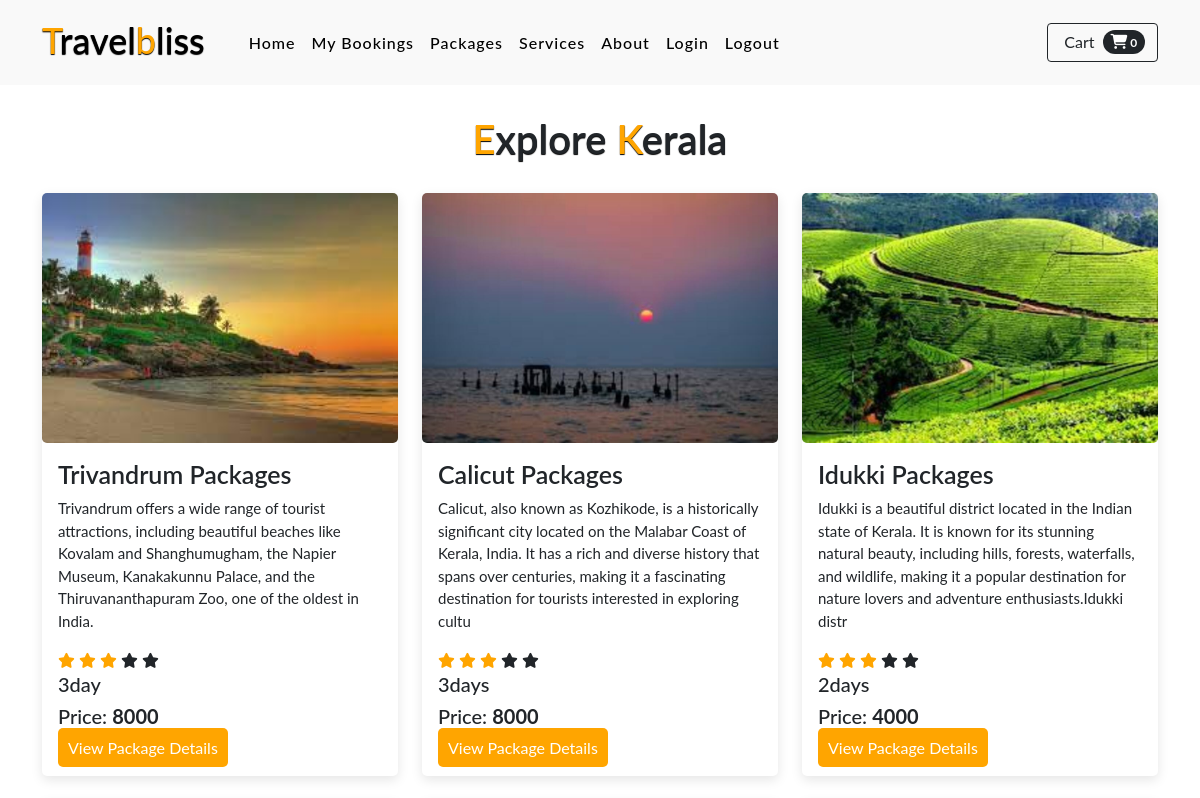
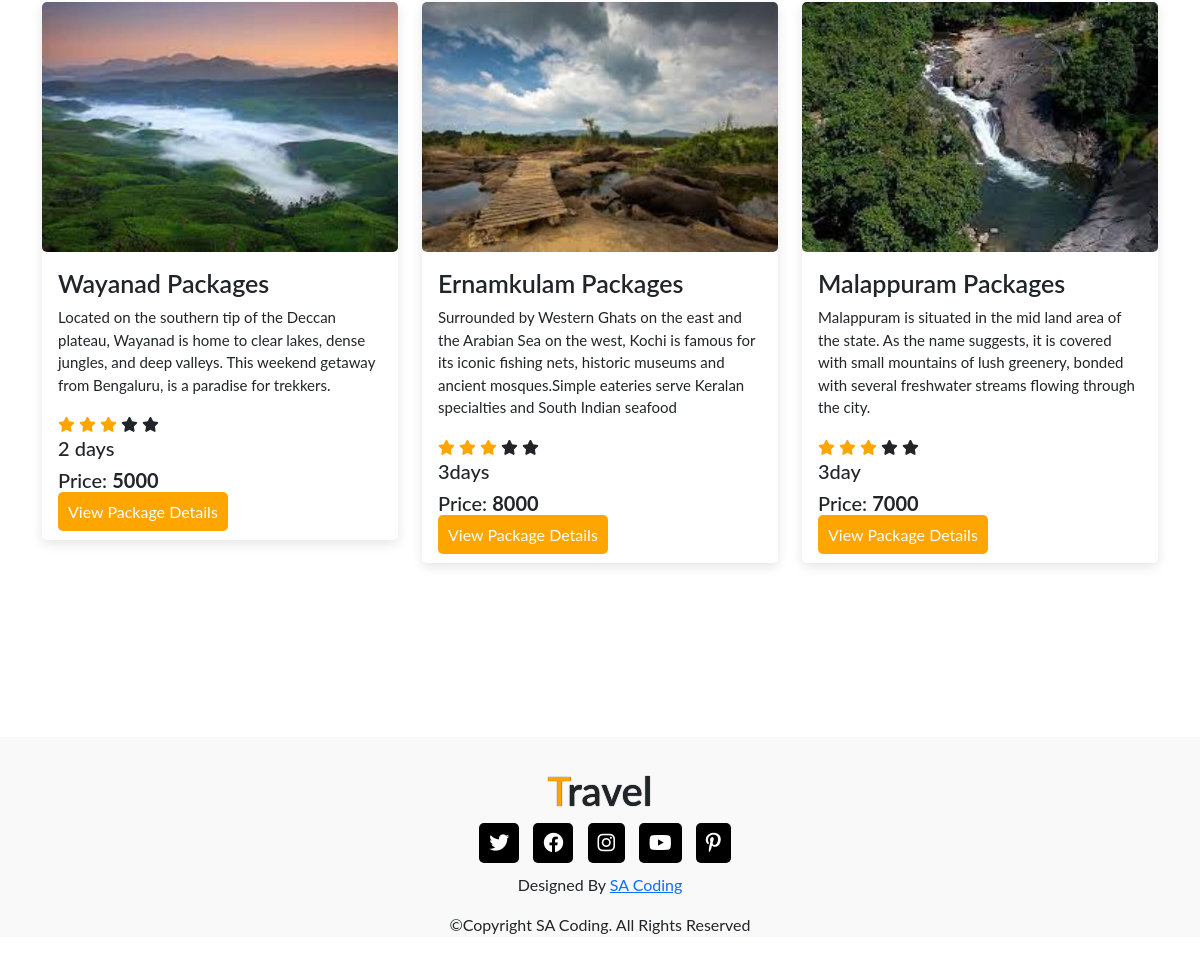
The app's page /package with its own data (2 pictures, top to bottom).
### travelapp/models.py (models this page shows)
class Packages(models.Model):
    district_name=models.ForeignKey(District,on_delete=models.CASCADE)
    package_name = models.CharField(max_length=100)
    description = models.CharField(max_length=255)
    price = models.PositiveIntegerField()
    duration = models.CharField(max_length=100)
    image = models.ImageField(upload_to='image',null=True)
    is_active = models.BooleanField(default=True)

### travelapp/views.py (the view)
# urls.py: path('package',views.PackageView.as_view(), name='package_view'),
class PackageView(View):
    def get(self,request, *args, **kwargs):
        packages=Packages.objects.all()
        return render(request,'packages.html',{'packages':packages})

### travelapp/context_processors.py (called while the page is built)
def cart_count_context(request):
    if request.user.is_authenticated:
        count=Carts.objects.filter(user_id=request.user).exclude(status='booked').count()
        return {'count':count}
    else:
        return {'count':0}

### travelapp/templates/packages.html (shortened to what this page needs)
{% extends 'index.html' %}
{% block content %}
<section class="packages" id="packages">
  <div class="container">
   <div class="main-txt">
     <h1><span>E</span>xplore <span>K</span>erala</h1>
   </div>
    <div class="row" style="margin-top: 30px;">
      {% for package in packages %}
      <div class="col-md-4 py-3 py-md-0">
        <div class="card mb-4 ">
          <div class="image-container">
            <img src="{{package.image.url}}" alt="">
          </div>
          <div class="card-body">
           <h3>{{package.package_name}}</h3>
           <p>{{package.description}} </p>
            <div class="star">
              <i class="fa-solid fa-star checked"></i>
              <i class="fa-solid fa-star checked"></i>
              <i class="fa-solid fa-star checked"></i>
              <i class="fa-solid fa-star "></i>
              <i class="fa-solid fa-star "></i>
            </div>
            <h6>{{package.duration}}</h6>
            <h6>Price: <strong>{{package.price}}</strong></h6>
            <a href="{% url 'detail_view' package.id %}">View Package Details</a>
          </div>
        </div>
      </div>
      {% endfor %}
    </div>
</section>
{% endblock %}

### travelapp/templates/index.html (shortened to what this page needs)
{% load static %}
<!DOCTYPE html>
<html lang="en">
<head>
  <link rel="stylesheet" href="{% static 'style.css' %}">
  <link href="https://cdn.jsdelivr.net/npm/bootstrap@5.0.2/dist/css/bootstrap.min.css" rel="stylesheet"
>
  <link rel="stylesheet" href="https://cdnjs.cloudflare.com/ajax/libs/font-awesome/6.2.1/css/all.min.css">
</head>
<body>
  <nav class="navbar navbar-expand-lg" id="navbar">
    <div class="container">
      <a class="navbar-brand" href="index.html" id="logo"><span>T</span>ravel<span>b</span>liss</a>
      <div class="collapse navbar-collapse" id="mynavbar">
        <ul class="navbar-nav me-auto">
          <li class="nav-item">
            <a class="nav-link active" href="{% url 'home_view' %}">Home</a>
          </li>
          <li class="nav-item">
            <a class="nav-link" href="{% url 'mybooking_view' %}">My Bookings</a>
          </li>
          <li class="nav-item">
            <a class="nav-link" href="{% url 'package_view' %}">Packages</a>
          </li>
          <li class="nav-item">
            <a class="nav-link" href="#services">Services</a>
          </li>
          <li class="nav-item">
            <a class="nav-link" href="#about">About</a>
          </li>
          <li class="nav-item">
            <a class="nav-link" href="{% url 'log_view' %}">Login</a>
          </li>
          <li class="nav-item">
            <a class="nav-link" href="{% url 'logout_view' %}">Logout</a>
          </li>
        </ul>
        <form class="d-flex">
          <a class="btn btn-outline-dark" type="submit" href="{% url 'cart_list_view' %}">
            Cart
            <span class="badge bg-dark text-white ms-1 rounded-pill">
              <i class="fa fa-shopping-cart" style="font-size:15px"></i>
              {{count}}
            </span>
          </a>
        </form>
      </div>
    </div>
  </nav>
  {% block content %}{% endblock %}
  <footer id="footer">
    <h1><span>T</span>ravel</h1>
    <div class="social-links">
      <i class="fa-brands fa-twitter"></i>
      <i class="fa-brands fa-facebook"></i>
      <i class="fa-brands fa-instagram"></i>
      <i class="fa-brands fa-youtube"></i>
      <i class="fa-brands fa-pinterest-p"></i>
    </div>
    <div class="credit">
      <p>Designed By <a href="#">SA Coding</a></p>
    </div>
    <div class="copyright">
      <p>&copy;Copyright SA Coding. All Rights Reserved</p>
    </div>
  </footer>
</body>
</html>

### travelapp/static/style.css (style rules this page uses)
* { margin: 0; padding: 0; box-sizing: border-box; text-decoration: none; list-style: none; scroll-behavior: smooth; font-family: 'Lato', sans-serif; }
#navbar { background: #f9f9f9; }
#logo { font-size: 36px; font-weight: 550; color: black; text-shadow: 0px 1px 1px black; margin-bottom: 5px; }
#logo span { color: #ffa500; }
.navbar-nav { margin-left: 20px; }
.nav-item .nav-link { font-size: 16px; font-weight: 550; color: black; letter-spacing: 1px; border-radius: 3px; transition: 0.5s ease; }
.main-txt h1 { text-align: center; margin-top: 30px; font-weight: 600; text-shadow: 0px 1px 1px black; }
.main-txt h1 span { color: #ffa500; }
.packages .card { border-radius: 5px; border: none; box-shadow: rgba(0,0,0,0.1) 0px 4px 12px; }
.packages .card img { border-radius: 5px; }
.packages .card .card-body { background: transparent; }
.packages .card .card-body h3 { font-size: 25px; font-weight: 600; }
.packages .card .card-body p { font-size: 15px; }
.checked { color: #ffa500; }
.star i { font-size: 15px; }
.packages .card .card-body h6 { font-size: 20px; }
.packages .card .card-body a { padding: 10px; text-decoration: none; background: #ffa500; color: white; border-radius: 5px; }
#footer { width: 100%; margin-top: 150px; text-align: center; background: #f9f9f9; }
#footer h1 { font-weight: 600; padding-top: 30px; text-shadow: 0px 0px 1px black; }
#footer h1 span { color: #ffa500; }
.social-links i { padding: 10px; border-radius: 5px; font-size: 20px; background: black; color: white; margin-left: 10px; margin-bottom: 10px; transition: 0.5s ease; cursor: pointer; }

### travelapp/templates/packages.html (style rules this page uses)
.image-container img { width: 100%; height: 250px; object-fit: cover; }

### records on screen
Packages: image (picture), package_name "Trivandrum Packages", description "Trivandrum offers a wide range of tourist attractions, including beautiful beaches like Kovalam and Shanghumugham, the Napier Museum, Kanakakunnu Palace, and the Thiruvananthapuram Zoo, one of the oldest in India.", duration "3day", price "8000"
Packages: image (picture), package_name "Calicut Packages", description "Calicut, also known as Kozhikode, is a historically significant city located on the Malabar Coast of Kerala, India. It has a rich and diverse history that spans over centuries, making it a fascinating destination for tourists interested in exploring cultu", duration "3days", price "8000"
Packages: image (picture), package_name "Idukki Packages", description "Idukki is a beautiful district located in the Indian state of Kerala. It is known for its stunning natural beauty, including hills, forests, waterfalls, and wildlife, making it a popular destination for nature lovers and adventure enthusiasts.Idukki distr", duration "2days", price "4000"
Packages: image (picture), package_name "Wayanad Packages", description "Located on the southern tip of the Deccan plateau, Wayanad is home to clear lakes, dense jungles, and deep valleys. This weekend getaway from Bengaluru, is a paradise for trekkers.", duration "2 days", price "5000"
Packages: image (picture), package_name "Ernamkulam Packages", description "Surrounded by Western Ghats on the east and the Arabian Sea on the west, Kochi is famous for its iconic fishing nets, historic museums and ancient mosques.Simple eateries serve Keralan specialties and South Indian seafood", duration "3days", price "8000"
Packages: image (picture), package_name "Malappuram Packages", description "Malappuram is situated in the mid land area of the state. As the name suggests, it is covered with small mountains of lush greenery, bonded with several freshwater streams flowing through the city.", duration "3day", price "7000"

### other values on screen
{{ count }} "0"
